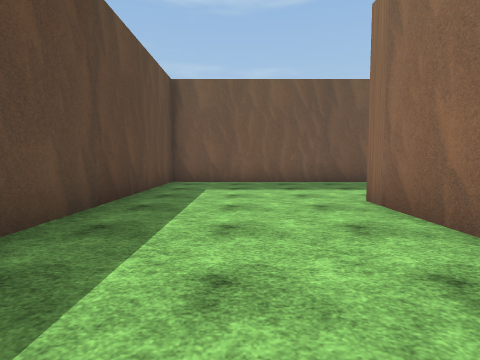
[1] (above)

24 first-person views from a walk through a 3-D level made in the Unity game engine. The camera is 1.3 m above the floor, tilts 4° down and sees 80° across. The floor is counted in squares, 2 m on a side. Each view is taken from the middle of a square. On the plan, view 1 faces up. The plan holds only what a view shows up to about 9 squares ahead; the rest is blank. The place goes on beyond the plan. The player is left out. Some animated figures are left out. Some surface patterns are stand-ins.

[2]
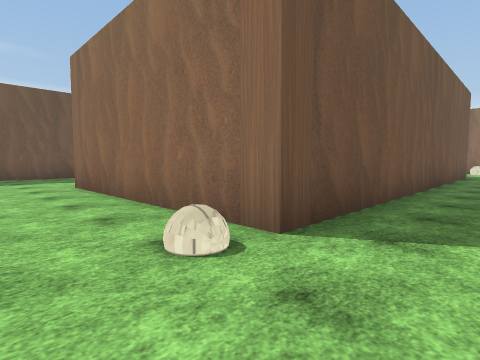

[3]
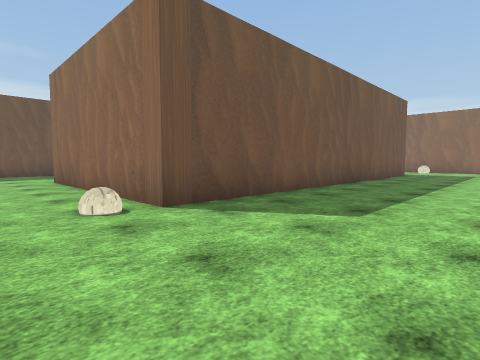

[4]
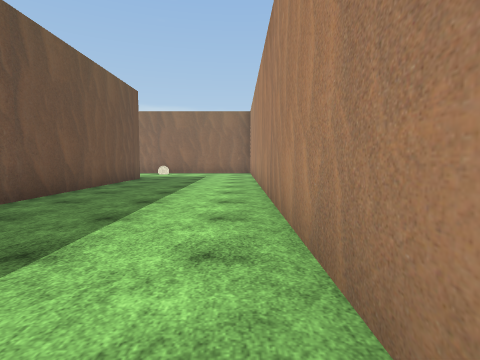

[5]
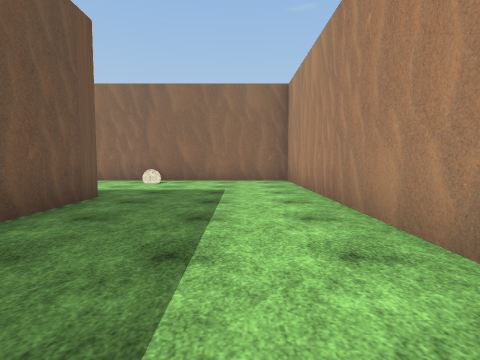

[6]
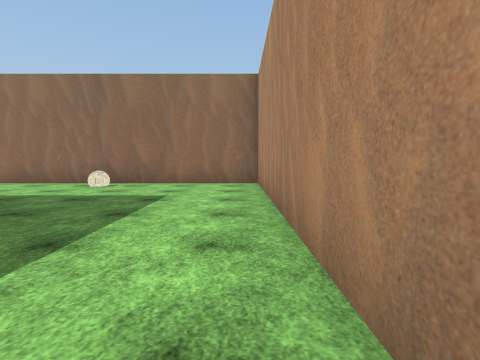

[7]
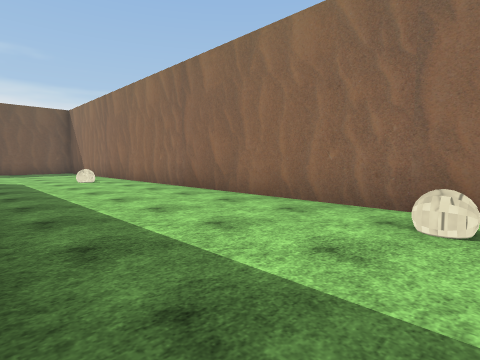

[8]
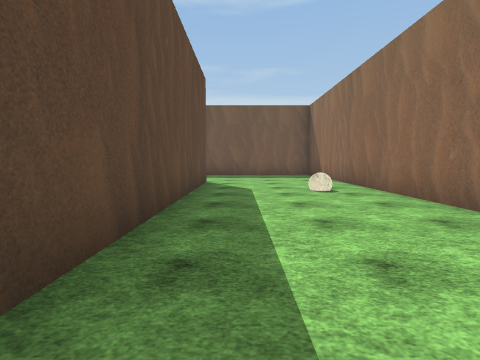

[9]
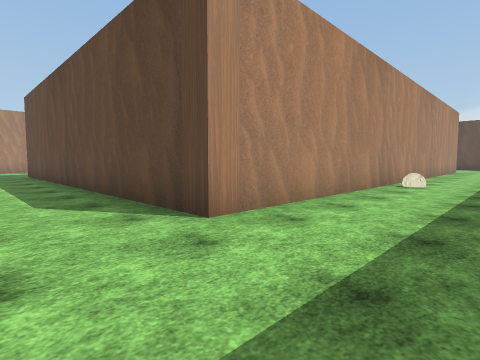

[10]
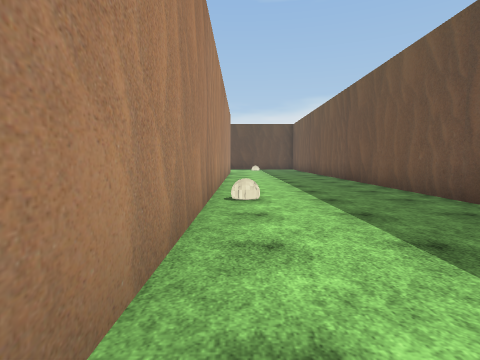

[11]
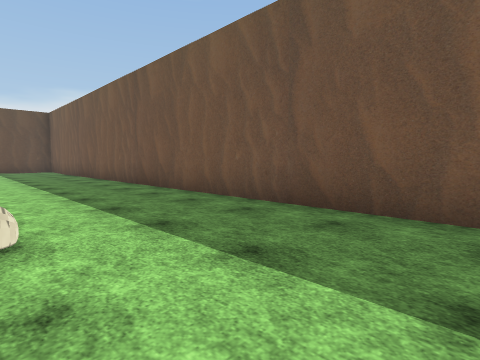

[12]
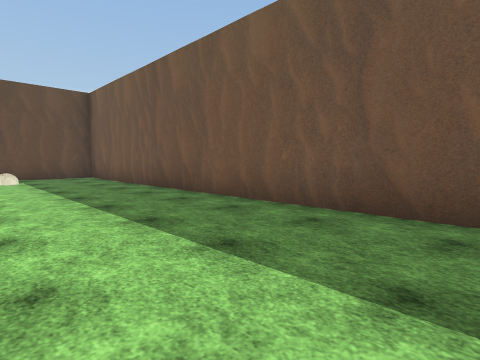

[13]
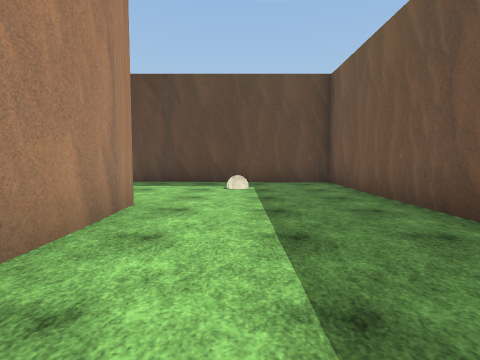

[14]
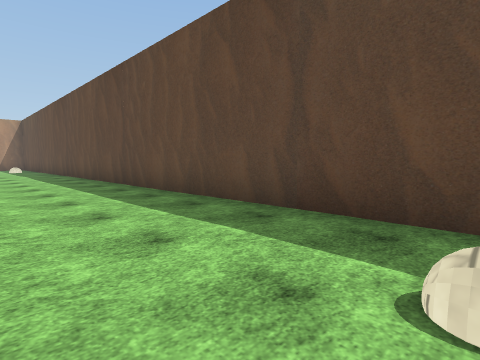

[15]
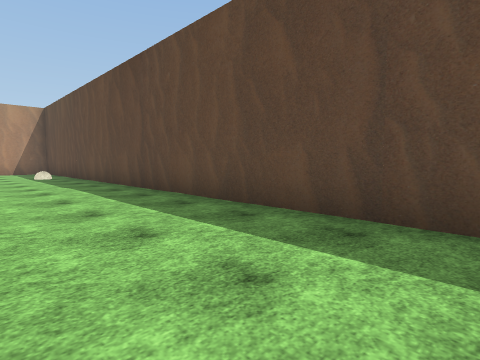

[16]
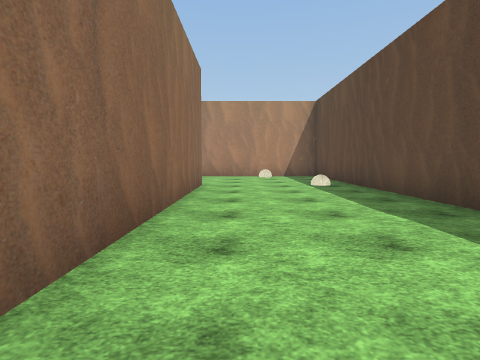

[17]
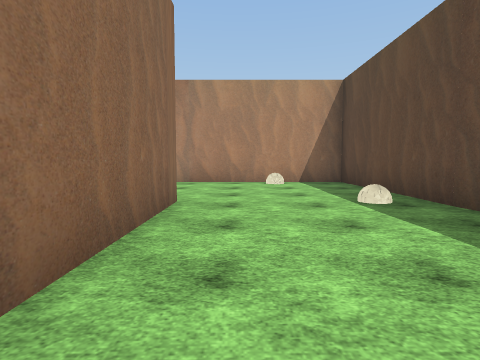

[18]
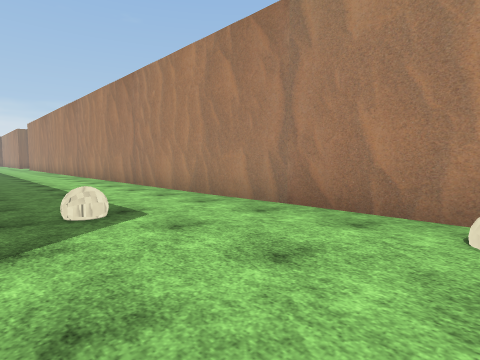

[19]
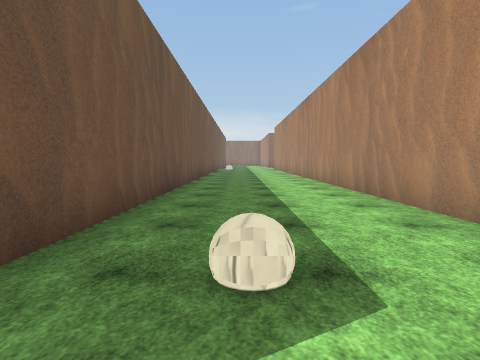

[20]
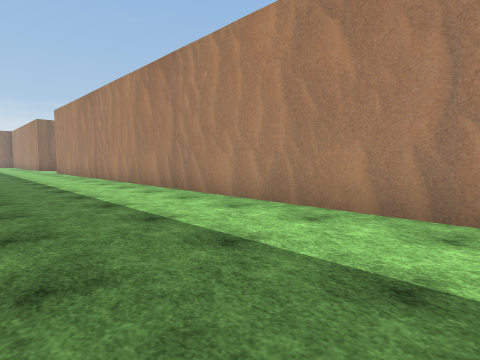

[21]
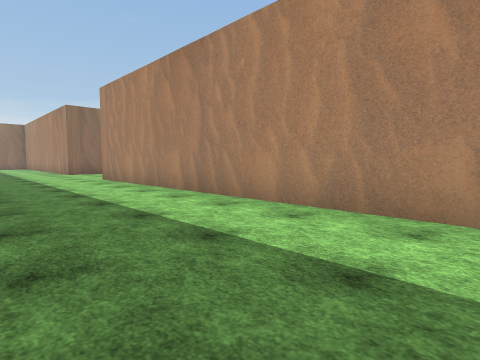

[22]
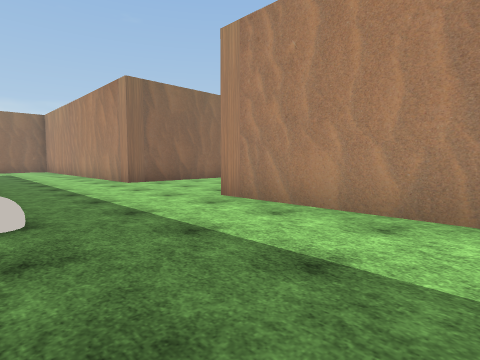

[23]
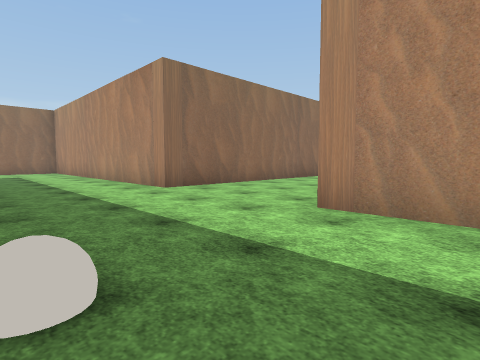

[24]
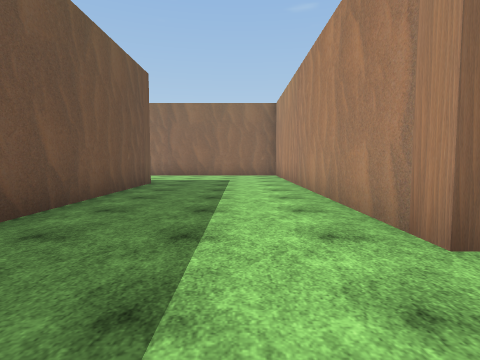

### Floor plan
Points are (right, up) in squares from view 1. A wall is a line through its corners. A room is listed if a view was taken in it or the views show most of it. See-through windows are left out.
Room 1 (views 1, 2, 3, 4, 5, 6, 7, 8)
walls: (13, -1.5) (2, -1.5) (2, 4.5); (3.5, -5.5) (17, -5.5) (17, 7); (3.9, 8.5) (-2, 8.5) (-2, 2.2); (13, 8.5) (13, 1.2)
ways out: opening at (14.5, 8.5) to room 2
Room 2 (views 9, 10, 11, 12, 13, 14, 15, 16, 17, 18, 19, 20, 21, 22, 23, 24)
walls: (6.1, -6.5) (-1.2, -6.5); (22, -13.5) (22, -10.5) (29, -10.5); (17, 7) (17, 10); (-3, -6.5) (-3, -0.1); (28, -6.5) (22.9, -6.5); (3.4, 9.5) (13, 9.5) (13, 8.5); (9.8, 13.5) (-7, 13.5) (-7, -10.5) (18, -10.5); (-3, 9.5) (-0.8, 9.5)
ways out: opening at (14.5, 8.5) to room 1
objects: other object (18, -7)

Where each view was taken, in squares from view 1:
view 1: 0 up, 0 right, facing up
view 2: 3 down, 0 right, facing up-right
view 3: 5 down, 0 right, facing up-right
view 4: 5 down, 3 right, facing right
view 5: 4 down, 8 right, facing right
view 6: 5 down, 9 right, facing right
view 7: 2 down, 13 right, facing up-right
view 8: 1 up, 14 right, facing up
view 9: 12 up, 15 right, facing down-left
view 10: 10 up, 12 right, facing left
view 11: 10 up, 10 right, facing up-left
view 12: 10 up, 4 right, facing up-left
view 13: 11 up, 1 right, facing left
view 14: 11 up, 4 left, facing down-left
view 15: 5 up, 4 left, facing down-left
view 16: 1 up, 4 left, facing down
view 17: 2 down, 4 left, facing down
view 18: 7 down, 5 left, facing down-right
view 19: 8 down, 3 left, facing right
view 20: 7 down, 2 right, facing down-right
view 21: 7 down, 8 right, facing down-right
view 22: 7 down, 14 right, facing down-right
view 23: 7 down, 16 right, facing down-right
view 24: 9 down, 20 right, facing right
